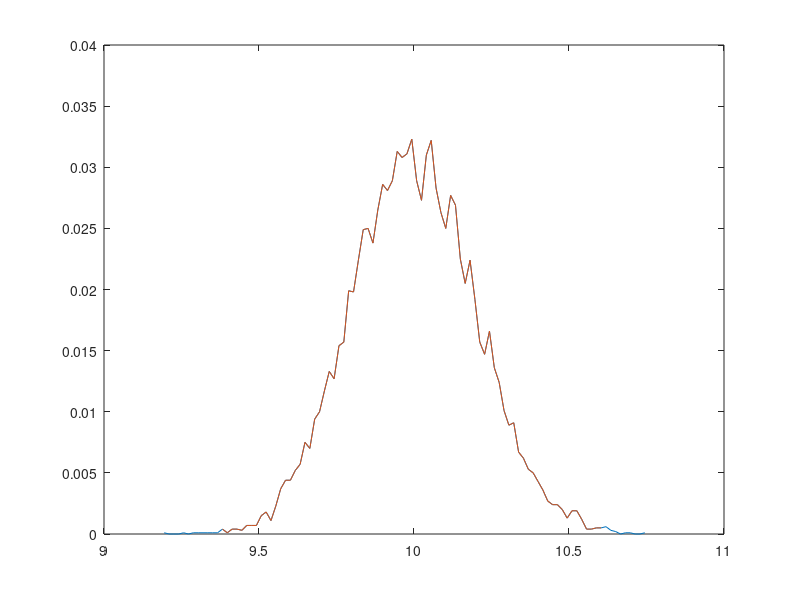

Reproduce this figure in MATLAB. (Note: this script raises an error after producing the figure.)
%% generate data
x = 0:0.01:100;
y = 10+0.2*randn(length(x),1);
nbins = 100;
[H1, X1] = hist(y,nbins)

plot(X1, H1); figure(gcf)
%% remove outliers
outliers = 1e-3;
H1 = H1/sum(H1);

cH1 = cumsum(H1);
J = min(find(cH1 > outliers)) : max(find(cH1 < (1-outliers)));

plot(X1, H1, X1(J), H1(J)); figure(gcf)
%% estimate initial parameters
pos = H1(J)*X1(J)'
stdev = sqrt(H1(J)*X1(J).^2' - pos^2)
amp = max(H1(J))*sqrt(2*pi)*stdev
%% Fit and plot

BETA = lsqcurvefit(@GaussianFit, [amp pos stdev] ,X1(J), H1(J),[0 -inf 0], [inf inf inf])

plot(X1(J), H1(J), 'o', X1(J), GaussianFit(BETA, X1(J)));
figure(gcf)

%% Area of Gaussian using our GaussianFit function is just BETA(1)
